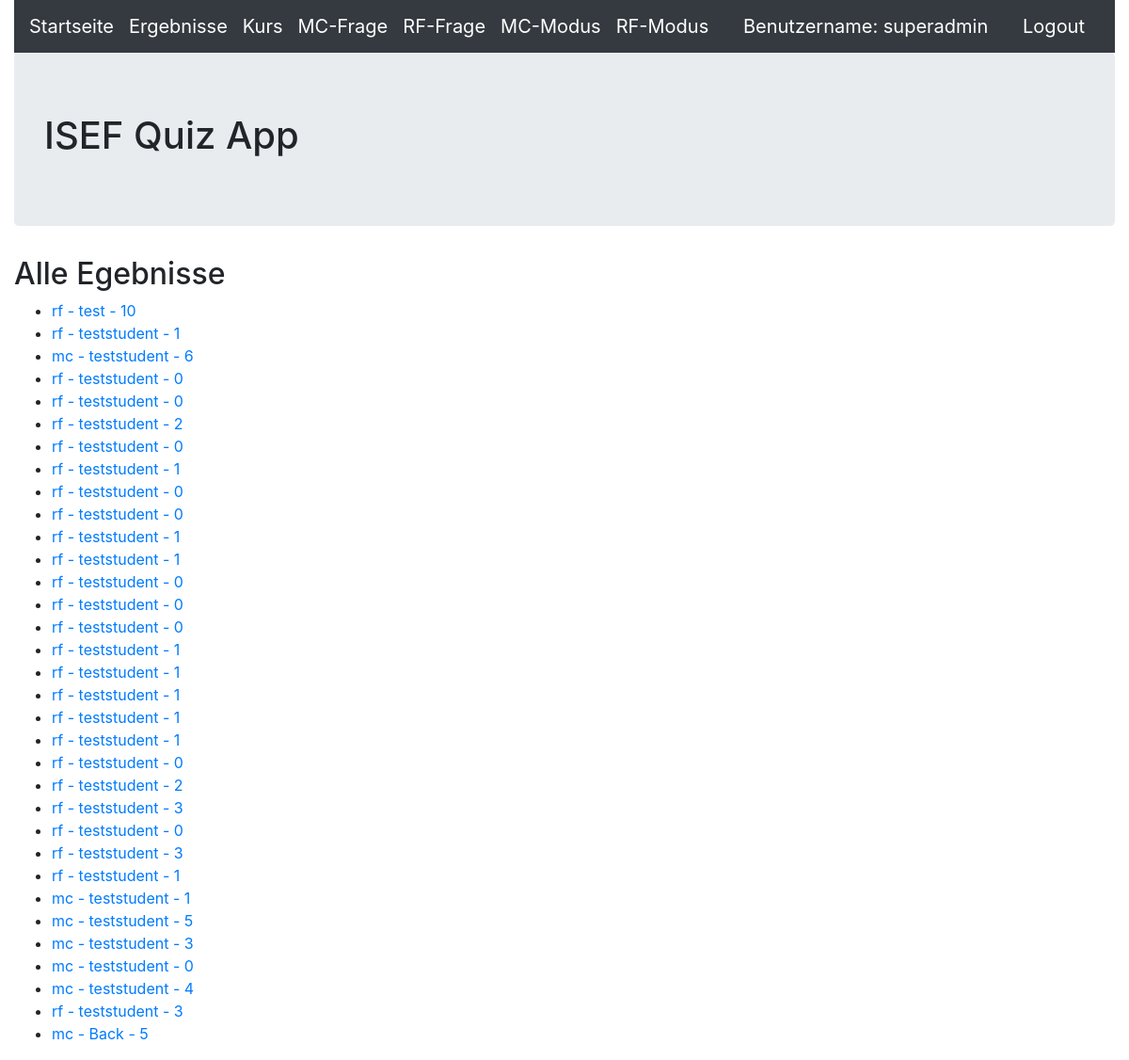
Screenshot of /ergebnis (signed in) with the database file from the repository.
### quiz/models.py (models this page shows, shortened)
class Ergebnis(models.Model):
    testmodus = models.CharField(max_length=20,blank=False)
    benutzername = models.CharField(max_length=50,blank=False)
    kursid = models.CharField(max_length=5,blank=False)
    kursname = models.CharField(max_length=50,blank=False)
    zeitsekunden = models.IntegerField(blank=False)
    datum = models.DateField(auto_now_add=True)
    punkte = models.IntegerField(blank=False)
    fragentotal = models.IntegerField(blank=False)
    fragenkorrekt = models.IntegerField(blank=False)
    fragenfalsch = models.IntegerField(blank=False)

### quiz/views.py (the view)
# urls.py: path('ergebnis', ErgebnisHome.as_view(), name='ergebnis_start'),
class ErgebnisHome(AuthListView):
    model = Ergebnis
    template_name = 'ergebnis/ergebnis_home.html'

### quiz/templates/ergebnis/ergebnis_home.html
{% extends 'base.html' %}
{% block content %}
<h2>Alle Egebnisse</h2>
<ul>
    {% for ergebnis in object_list %}
	<li><a href="{% url 'ergebnis_detail' ergebnis.pk %}">{{ ergebnis.testmodus }} - {{ ergebnis.benutzername }} - {{ ergebnis.punkte }}</a></li>
    {% endfor %}
</ul>
{% endblock content %}

### templates/base.html (shortened to what this page needs)
<!DOCTYPE html>
<html>
  <head>
	<link rel="stylesheet" href="https://stackpath.bootstrapcdn.com/bootstrap/4.5.0/css/bootstrap.min.css">
  </head>
  <body>
    <div class="container-fluid">
        <header>
            <nav class="navbar navbar-expand-lg navbar-dark bg-dark">
				<a class="navbar-brand" href="{% url 'index' %}">Startseite</a>
				<a class="navbar-brand" href="{% url 'ergebnis_start' %}">Ergebnisse</a>
                <a class="navbar-brand" href="{% url 'kurs_start' %}">Kurs</a>
				<a class="navbar-brand" href="{% url 'frage_start' %}">MC-Frage</a>
				<a class="navbar-brand" href="{% url 'richtigoderfalsch_start' %}">RF-Frage</a>
				<a class="navbar-brand" href="{% url 'mctest_select' %}">MC-Modus</a>
				<a class="navbar-brand" href="{% url 'rftest_select' %}">RF-Modus</a>
				{% if user.is_authenticated %}
                <a class="navbar-brand ml-auto order-md-last">Benutzername: {{ user.get_username }}</a>
                <a class="navbar-brand ml-auto order-md-last" href="{% url 'logout'%}?next={{request.path}}">Logout</a>
                {% else %}
                <a class="navbar-brand ml-auto order-md-last" href="{% url 'login'%}?next={{request.path}}">Login</a>
                {% endif %}
            </nav>
        </header>
        <div class="jumbotron">
            <h1>ISEF Quiz App</h1>
        </div>
        {% block content %}
        {% endblock content %}
    </div>
  </body>
</html>

### rows the page displays
Ergebnis: testmodus "rf", benutzername "test", punkte "10"
Ergebnis: testmodus "rf", benutzername "teststudent", punkte "1"
Ergebnis: testmodus "mc", benutzername "teststudent", punkte "6"
Ergebnis: testmodus "rf", benutzername "teststudent", punkte "0"
Ergebnis: testmodus "rf", benutzername "teststudent", punkte "0"
Ergebnis: testmodus "rf", benutzername "teststudent", punkte "2"
Ergebnis: testmodus "rf", benutzername "teststudent", punkte "0"
Ergebnis: testmodus "rf", benutzername "teststudent", punkte "1"
Ergebnis: testmodus "rf", benutzername "teststudent", punkte "0"
Ergebnis: testmodus "rf", benutzername "teststudent", punkte "0"
Ergebnis: testmodus "rf", benutzername "teststudent", punkte "1"
Ergebnis: testmodus "rf", benutzername "teststudent", punkte "1"
Ergebnis: testmodus "rf", benutzername "teststudent", punkte "0"
Ergebnis: testmodus "rf", benutzername "teststudent", punkte "0"
Ergebnis: testmodus "rf", benutzername "teststudent", punkte "0"
Ergebnis: testmodus "rf", benutzername "teststudent", punkte "1"
Ergebnis: testmodus "rf", benutzername "teststudent", punkte "1"
Ergebnis: testmodus "rf", benutzername "teststudent", punkte "1"
Ergebnis: testmodus "rf", benutzername "teststudent", punkte "1"
Ergebnis: testmodus "rf", benutzername "teststudent", punkte "1"
Ergebnis: testmodus "rf", benutzername "teststudent", punkte "0"
Ergebnis: testmodus "rf", benutzername "teststudent", punkte "2"
Ergebnis: testmodus "rf", benutzername "teststudent", punkte "3"
Ergebnis: testmodus "rf", benutzername "teststudent", punkte "0"
Ergebnis: testmodus "rf", benutzername "teststudent", punkte "3"
Ergebnis: testmodus "rf", benutzername "teststudent", punkte "1"
Ergebnis: testmodus "mc", benutzername "teststudent", punkte "1"
Ergebnis: testmodus "mc", benutzername "teststudent", punkte "5"
Ergebnis: testmodus "mc", benutzername "teststudent", punkte "3"
Ergebnis: testmodus "mc", benutzername "teststudent", punkte "0"
Ergebnis: testmodus "mc", benutzername "teststudent", punkte "4"
Ergebnis: testmodus "rf", benutzername "teststudent", punkte "3"
Ergebnis: testmodus "mc", benutzername "Back", punkte "5"

### other values shown
{{ user.get_username }} "superadmin"
